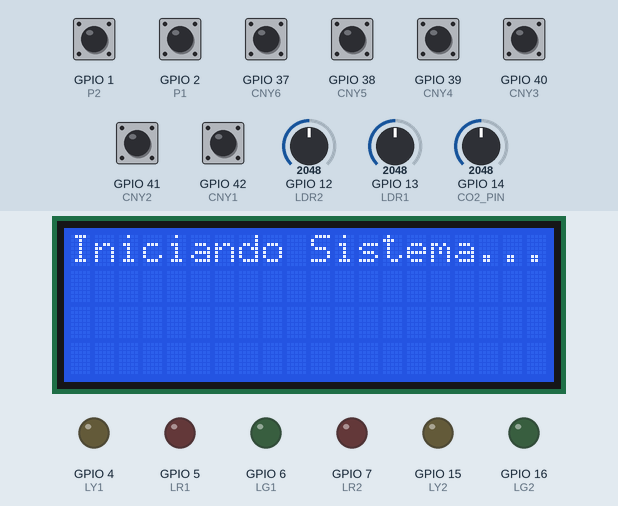
A sketch run on a simulated ESP32-S3. Parts: 20×4 character LCD, output pins drawn as LEDs (lit = HIGH). The test bench sets the inputs (shaded band); at power-on: GPIO 1 (P2), GPIO 2 (P1), GPIO 37 (CNY6), GPIO 38 (CNY5), GPIO 39 (CNY4), GPIO 40 (CNY3), GPIO 41 (CNY2), GPIO 42 (CNY1) HIGH, GPIO 12 (LDR2) = 2048, GPIO 13 (LDR1) = 2048, GPIO 14 (CO2_PIN) = 2048. What the sketch prints to the serial monitor is not drawn.

Above: at 0.1 s.
At 47.2 s:
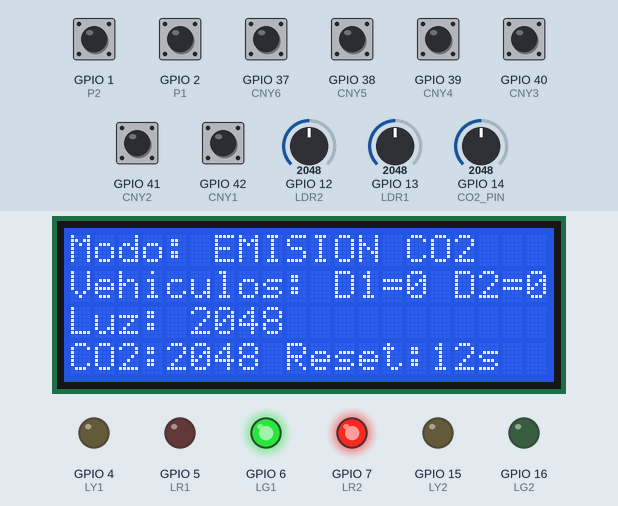
At 67.2 s:
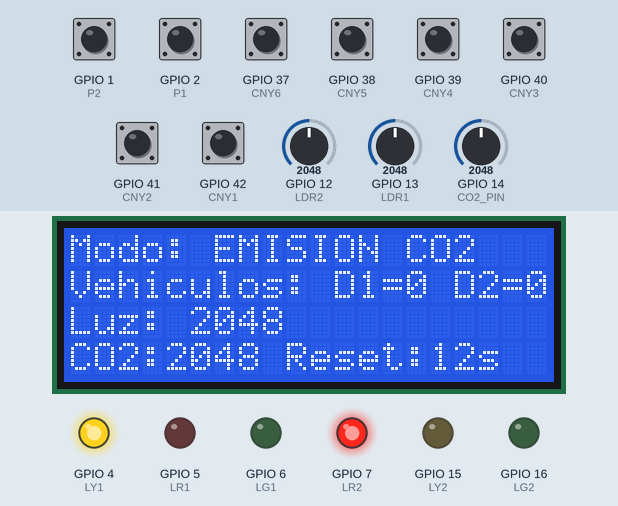
At 70.3 s:
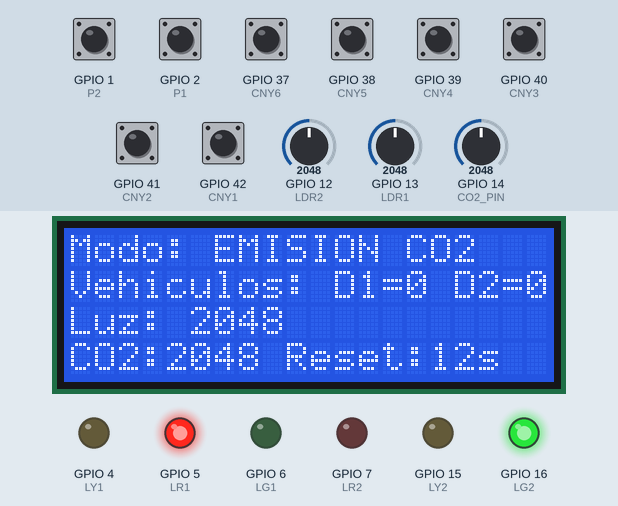
At 93.3 s:
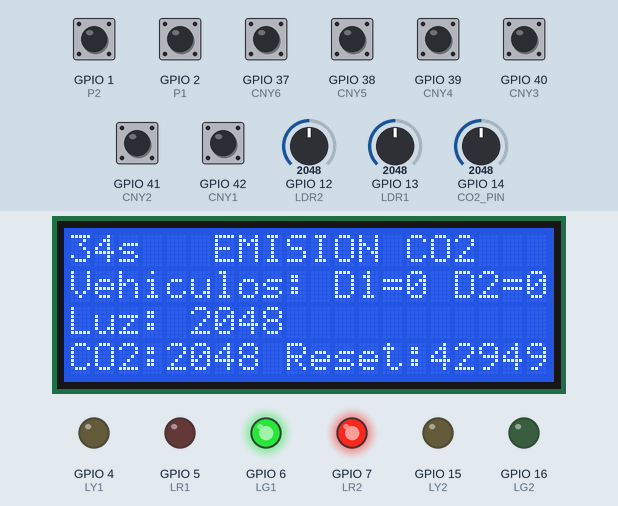
At 116.4 s:
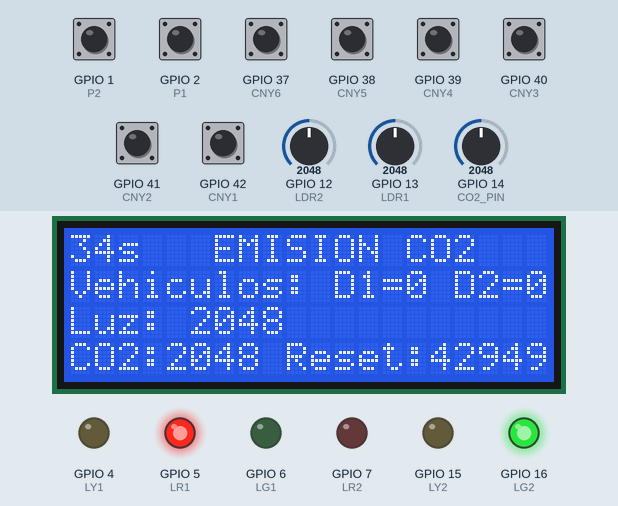
Timing chart, 0 to 117.9 s (numbered marks = the images above):
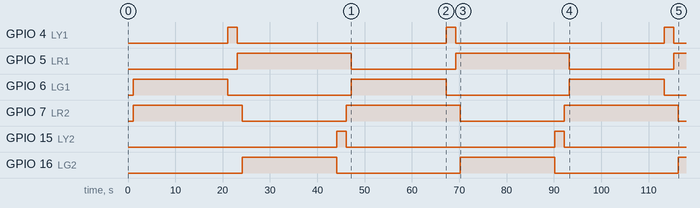

Measured:
- by itself, GPIO 4 (LY1), GPIO 15 (LY2): alternates HIGH for 2.0 s and LOW for 44.1 s
- by itself, GPIO 5 (LR1), GPIO 7 (LR2): alternates HIGH for 24.1 s and LOW for 22.0 s
- by itself, GPIO 6 (LG1), GPIO 16 (LG2): alternates HIGH for 20.0 s and LOW for 26.1 s

The sketch:

gen1_traffic_control.ino
```cpp
// =================================================================
//  Sistema de Tráfico Ciudad Inteligente - Generación 1 (Nivel Bajo)
//  Proyecto: Sistemas Auto-Adaptativos
// =================================================================
//  Este código implementa un sistema de control de tráfico consciente
//  del contexto con cuatro modos de operación predefinidos. Ajusta su
//  comportamiento según condiciones ambientales y de tráfico pero no aprende.

// =================================================================

// -- Definiciones de Pines --
// --- Microcontrolador ---
#include <Wire.h>
#include <LiquidCrystal_I2C.h>

// --- Semáforo 1 ---
#define LR1 5   // Rojo
#define LY1 4   // Amarillo
#define LG1 6   // Verde

// --- Semáforo 2 ---
#define LR2 7   // Rojo
#define LY2 15  // Amarillo
#define LG2 16  // Verde

// --- Botones Peatonales ---
#define P1 2    // Botón para Semáforo 1
#define P2 1    // Botón para Semáforo 2

// --- Sensores de Vehículos (Infrarrojo) ---
#define CNY1 42 // Sensor 1, Dirección 1
#define CNY2 41 // Sensor 2, Dirección 1
#define CNY3 40 // Sensor 3, Dirección 1
#define CNY4 39 // Sensor 4, Dirección 2
#define CNY5 38 // Sensor 5, Dirección 2
#define CNY6 37 // Sensor 6, Dirección 2

// --- Sensores Ambientales ---
#define LDR1 13 // Sensor de Luz 1
#define LDR2 12 // Sensor de Luz 2
#define CO2_PIN 14 // Sensor CO2

// -- Configuración del Sistema --
#define NIGHT_MODE_THRESHOLD 300  // Valor del LDR para activar modo nocturno (LDR lee BAJO en oscuridad)
#define HEAVY_TRAFFIC_DIFF 3      // Diferencia de vehículos para activar modo tráfico pesado
#define PEDESTRIAN_CROSS_TIME 15000 // 15 segundos para cruce peatonal
#define CO2_HIGH_THRESHOLD 600    // Valor de CO2 para activar modo reducción de emisiones

// -- Pantalla LCD --
LiquidCrystal_I2C lcd(0x27, 20, 4); // Dirección I2C 0x27, 20 columnas y 4 filas

// -- Variables de Estado Globales --
enum Estado { NORMAL, NOCTURNO, TRAFICO_PESADO, PEATONAL, EMISION };
Estado estadoActual = NORMAL;

// Contadores acumulativos de vehículos
int vehicleCount1 = 0;
int vehicleCount2 = 0;

// Estados previos de sensores para detección de flancos
bool lastCNY1 = HIGH, lastCNY2 = HIGH, lastCNY3 = HIGH;
bool lastCNY4 = HIGH, lastCNY5 = HIGH, lastCNY6 = HIGH;

// Variables de sensores ambientales
int ldr1Value = 0;
int ldr2Value = 0;
int co2Value = 0;

// Variables para modo peatonal
volatile bool solicitudPeatonal = false;
unsigned long tiempoInicioModoPeatonal = 0;
bool modoPeatonalActivo = false;

// Timer para resetear contadores
unsigned long tiempoUltimoReset = 0;
#define TIEMPO_RESET_CONTADOR 60000 // Resetear cada 60 segundos

// =================================================================
//  CONFIGURACIÓN: Se ejecuta una vez al inicio
// =================================================================
void setup() {
  Serial.begin(115200);

  // --- Inicializar LCD ---
  lcd.init();
  lcd.backlight();
  lcd.setCursor(0, 0);
  lcd.print("Iniciando Sistema...");
  delay(1000);
  lcd.clear();

  // --- Inicializar Semáforos (Salidas) ---
  pinMode(LR1, OUTPUT);
  pinMode(LY1, OUTPUT);
  pinMode(LG1, OUTPUT);
  pinMode(LR2, OUTPUT);
  pinMode(LY2, OUTPUT);
  pinMode(LG2, OUTPUT);

  // --- Inicializar Sensores (Entradas) ---
  pinMode(P1, INPUT_PULLUP);
  pinMode(P2, INPUT_PULLUP);
  pinMode(CNY1, INPUT);
  pinMode(CNY2, INPUT);
  pinMode(CNY3, INPUT);
  pinMode(CNY4, INPUT);
  pinMode(CNY5, INPUT);
  pinMode(CNY6, INPUT);
  // Los pines analógicos (LDR, CO2) no necesitan pinMode

  // --- Adjuntar Interrupciones para Botones Peatonales ---
  attachInterrupt(digitalPinToInterrupt(P1), manejarSolicitudPeatonal, FALLING);
  attachInterrupt(digitalPinToInterrupt(P2), manejarSolicitudPeatonal, FALLING);

  // Iniciar con todas las luces en rojo
  todasLucesRojas();
}

// =================================================================
//  BUCLE PRINCIPAL: Se ejecuta continuamente
// =================================================================
void loop() {
  // 1. Leer sensores primero para tener datos actualizados de CO2
  leerTodosSensores();

  // 2. Verificar si hay solicitud peatonal (desde interrupción)
  // IMPORTANTE: Modo EMISION tiene prioridad ABSOLUTA - ni peatonal lo interrumpe
  if (solicitudPeatonal && estadoActual != PEATONAL && co2Value <= CO2_HIGH_THRESHOLD) {
    estadoActual = PEATONAL;
    solicitudPeatonal = false;
    modoPeatonalActivo = true;
    tiempoInicioModoPeatonal = millis();
    todasLucesRojas();
  } else if (solicitudPeatonal && co2Value > CO2_HIGH_THRESHOLD) {
    // Si hay solicitud peatonal pero CO2 alto, ignorar y resetear bandera
    solicitudPeatonal = false;
    Serial.println("ALERTA: Solicitud peatonal BLOQUEADA por CO2 alto!");
  }

  // 3. Manejar modo peatonal con temporizador no bloqueante
  if (estadoActual == PEATONAL) {
    if (millis() - tiempoInicioModoPeatonal >= PEDESTRIAN_CROSS_TIME) {
      parpadearTodasAmarillas(2);
      estadoActual = NORMAL;
      modoPeatonalActivo = false;
    }
    actualizarPantalla();
    return; // No ejecutar otros modos mientras peatonal está activo
  }

  // 4. Determinar el estado actual basado en el contexto
  determinarEstado();

  // 5. Ejecutar la lógica para el estado actual
  switch (estadoActual) {
    case NORMAL:
      ejecutarModoNormal();
      break;
    case NOCTURNO:
      ejecutarModoNocturno();
      break;
    case TRAFICO_PESADO:
      ejecutarModoTraficoPesado();
      break;
    case EMISION:
      ejecutarModoEmision();
      break;
    case PEATONAL:
      // Manejado arriba con temporizador no bloqueante
      break;
  }

  // 6. Actualizar la pantalla con la información actual
  actualizarPantalla();
}

// =================================================================
//  Determinación de Estado y Lectura de Sensores
// =================================================================

void leerTodosSensores() {
  // Leer valores de LDR
  ldr1Value = analogRead(LDR1);
  ldr2Value = analogRead(LDR2);

  // Leer sensor de CO2
  co2Value = analogRead(CO2_PIN);

  // Detectar vehículos con detección de flancos (cada click = +1 vehículo)
  // Dirección 1
  bool cny1 = digitalRead(CNY1);
  bool cny2 = digitalRead(CNY2);
  bool cny3 = digitalRead(CNY3);

  // Detectar AMBOS flancos (ascendente y descendente) para funcionar en Wokwi
  if (lastCNY1 != cny1) { vehicleCount1++; Serial.println("CNY1 detectado!"); }
  if (lastCNY2 != cny2) { vehicleCount1++; Serial.println("CNY2 detectado!"); }
  if (lastCNY3 != cny3) { vehicleCount1++; Serial.println("CNY3 detectado!"); }

  lastCNY1 = cny1;
  lastCNY2 = cny2;
  lastCNY3 = cny3;

  // Dirección 2
  bool cny4 = digitalRead(CNY4);
  bool cny5 = digitalRead(CNY5);
  bool cny6 = digitalRead(CNY6);

  if (lastCNY4 != cny4) { vehicleCount2++; Serial.println("CNY4 detectado!"); }
  if (lastCNY5 != cny5) { vehicleCount2++; Serial.println("CNY5 detectado!"); }
  if (lastCNY6 != cny6) { vehicleCount2++; Serial.println("CNY6 detectado!"); }

  lastCNY4 = cny4;
  lastCNY5 = cny5;
  lastCNY6 = cny6;

  // Resetear contadores cada minuto
  if (millis() - tiempoUltimoReset >= TIEMPO_RESET_CONTADOR) {
    Serial.print("RESET - Total D1: ");
    Serial.print(vehicleCount1);
    Serial.print(" | D2: ");
    Serial.println(vehicleCount2);
    vehicleCount1 = 0;
    vehicleCount2 = 0;
    tiempoUltimoReset = millis();
  }

  // Debug en serial
  static unsigned long lastSerialPrint = 0;
  if (millis() - lastSerialPrint > 2000) { // Cada 2 segundos
    Serial.print("Vehiculos D1: "); Serial.print(vehicleCount1);
    Serial.print(" | D2: "); Serial.print(vehicleCount2);
    Serial.print(" | Luz: "); Serial.print((ldr1Value + ldr2Value) / 2);
    Serial.print(" | CO2: "); Serial.println(co2Value);
    lastSerialPrint = millis();
  }
}

void determinarEstado() {
  // PRIORIDAD 1: Verificar CO2 Alto (máxima prioridad ambiental)
  // Este modo NO desaparece hasta que baje el CO2
  if (co2Value > CO2_HIGH_THRESHOLD) {
    estadoActual = EMISION;
  }
  // PRIORIDAD 2: Verificar Modo Nocturno
  else if (ldr1Value < NIGHT_MODE_THRESHOLD && ldr2Value < NIGHT_MODE_THRESHOLD) {
    estadoActual = NOCTURNO;
  }
  // PRIORIDAD 3: Verificar Tráfico Pesado
  else if (abs(vehicleCount1 - vehicleCount2) >= HEAVY_TRAFFIC_DIFF) {
    estadoActual = TRAFICO_PESADO;
  }
  // Por defecto Modo Normal
  else {
    estadoActual = NORMAL;
  }
}

void actualizarPantalla() {
  static unsigned long ultimaActualizacion = 0;
  static int ultimoSegundoPeatonal = -1;

  // Para modo peatonal, solo actualizar cuando cambie el segundo
  if (estadoActual == PEATONAL) {
    int segundosRestantes = (PEDESTRIAN_CROSS_TIME - (millis() - tiempoInicioModoPeatonal)) / 1000;
    if (segundosRestantes == ultimoSegundoPeatonal) {
      return; // No actualizar si no ha cambiado el segundo
    }
    ultimoSegundoPeatonal = segundosRestantes;
  } else {
    ultimoSegundoPeatonal = -1;
    // Para otros modos, actualizar cada 500ms
    if (millis() - ultimaActualizacion < 500) {
      return;
    }
  }

  ultimaActualizacion = millis();
  lcd.clear();

  // Línea 1: Modo Actual
  lcd.setCursor(0, 0);
  switch(estadoActual) {
    case NORMAL: lcd.print("Modo: NORMAL"); break;
    case NOCTURNO: lcd.print("Modo: NOCTURNO"); break;
    case TRAFICO_PESADO: lcd.print("Modo: T. PESADO"); break;
    case EMISION: lcd.print("Modo: EMISION CO2"); break;
    case PEATONAL:
      lcd.print("Modo: PEATONAL ");
      lcd.print(ultimoSegundoPeatonal);
      lcd.print("s");
      break;
  }

  // Línea 2: Datos de Vehículos (acumulados)
  lcd.setCursor(0, 1);
  lcd.print("Vehiculos: D1=");
  lcd.print(vehicleCount1);
  lcd.print(" D2=");
  lcd.print(vehicleCount2);
  lcd.print("  "); // Limpiar caracteres extras

  // Línea 3: Datos ambientales
  lcd.setCursor(0, 2);
  lcd.print("Luz: ");
  lcd.print((ldr1Value + ldr2Value) / 2);
  lcd.print("  ");

  // Línea 4: CO2 y tiempo hasta reset
  lcd.setCursor(0, 3);
  lcd.print("CO2:");
  lcd.print(co2Value);
  lcd.print(" Reset:");
  lcd.print((TIEMPO_RESET_CONTADOR - (millis() - tiempoUltimoReset)) / 1000);
  lcd.print("s  ");
}


// =================================================================
//  Manejadores de Interrupción
// =================================================================

void manejarSolicitudPeatonal() {
  // Solo establecer bandera - NO ejecutar código bloqueante en interrupción
  solicitudPeatonal = true;
}

// =================================================================
//  Modos de Operación
// =================================================================

void ejecutarModoNormal() {
  // Ciclo estándar: 10s Verde, 3s Amarillo
  ejecutarCicloTrafico(10000, 3000);
}

void ejecutarModoNocturno() {
  // Ciclo más rápido: 6s Verde, 2s Amarillo
  ejecutarCicloTrafico(6000, 2000);
}

void ejecutarModoTraficoPesado() {
  // Priorizar la dirección con más vehículos
  if (vehicleCount1 > vehicleCount2) {
    // Verde más largo para dirección 1
    ejecutarCicloIndividual(1, 15000, 3000); // 15s verde para Semáforo 1
    ejecutarCicloIndividual(2, 5000, 3000);  // 5s verde para Semáforo 2
  } else {
    // Verde más largo para dirección 2
    ejecutarCicloIndividual(1, 5000, 3000);  // 5s verde para Semáforo 1
    ejecutarCicloIndividual(2, 15000, 3000); // 15s verde para Semáforo 2
  }
}

void ejecutarModoEmision() {
  // Modo Reducción de Emisiones: Verde largo para flujo continuo
  // Objetivo: Minimizar paradas = menos ralentí = menos CO2
  // Verde: 20s (muy largo), Amarillo: 2s (corto)
  ejecutarCicloTrafico(20000, 2000);
}

// Modo peatonal ahora se maneja en el loop principal sin delays bloqueantes

// =================================================================
//  Funciones Auxiliares de Control de Semáforos
// =================================================================

// Ejecuta un ciclo completo para ambos semáforos
void ejecutarCicloTrafico(int tiempoVerde, int tiempoAmarillo) {
  ejecutarCicloIndividual(1, tiempoVerde, tiempoAmarillo);
  ejecutarCicloIndividual(2, tiempoVerde, tiempoAmarillo);
}

// Ejecuta una fase de un ciclo de semáforo (Verde -> Amarillo -> Rojo)
void ejecutarCicloIndividual(int direccion, int tiempoVerde, int tiempoAmarillo) {
  if (direccion == 1) {
    // Semáforo 1 Verde, Semáforo 2 Rojo
    digitalWrite(LG1, HIGH);
    digitalWrite(LY1, LOW);
    digitalWrite(LR1, LOW);
    digitalWrite(LR2, HIGH);
    digitalWrite(LY2, LOW);
    digitalWrite(LG2, LOW);
    if (esperaSeguraInterrupcion(tiempoVerde)) return; // Verificar interrupción

    // Semáforo 1 Amarillo, Semáforo 2 Rojo
    digitalWrite(LG1, LOW);
    digitalWrite(LY1, HIGH);
    if (esperaSeguraInterrupcion(tiempoAmarillo)) return; // Verificar interrupción

  } else { // direccion == 2
    // Semáforo 2 Verde, Semáforo 1 Rojo
    digitalWrite(LR1, HIGH);
    digitalWrite(LY1, LOW);
    digitalWrite(LG1, LOW);
    digitalWrite(LG2, HIGH);
    digitalWrite(LY2, LOW);
    digitalWrite(LR2, LOW);
    if (esperaSeguraInterrupcion(tiempoVerde)) return; // Verificar interrupción

    // Semáforo 2 Amarillo, Semáforo 1 Rojo
    digitalWrite(LG2, LOW);
    digitalWrite(LY2, HIGH);
    if (esperaSeguraInterrupcion(tiempoAmarillo)) return; // Verificar interrupción
  }

  todasLucesRojas();
  delay(1000); // Espera todo-rojo para seguridad
}

void todasLucesRojas() {
  digitalWrite(LG1, LOW);
  digitalWrite(LY1, LOW);
  digitalWrite(LR1, HIGH);
  digitalWrite(LG2, LOW);
  digitalWrite(LY2, LOW);
  digitalWrite(LR2, HIGH);
}

void parpadearTodasAmarillas(int veces) {
  todasLucesApagadas();
  for (int i = 0; i < veces; i++) {
    digitalWrite(LY1, HIGH);
    digitalWrite(LY2, HIGH);
    delay(500);
    digitalWrite(LY1, LOW);
    digitalWrite(LY2, LOW);
    delay(500);
  }
}

void todasLucesApagadas() {
    digitalWrite(LR1, LOW);
    digitalWrite(LY1, LOW);
    digitalWrite(LG1, LOW);
    digitalWrite(LR2, LOW);
    digitalWrite(LY2, LOW);
    digitalWrite(LG2, LOW);
}

// Función de espera personalizada que verifica interrupciones peatonales
// Retorna verdadero si ocurrió una interrupción, falso en caso contrario
// NOTA: Modo EMISION no puede ser interrumpido ni por peatonales
bool esperaSeguraInterrupcion(int ms) {
  unsigned long inicio = millis();
  while (millis() - inicio < ms) {
    // Solo permitir interrupción peatonal si NO estamos en modo EMISION
    if (estadoActual == PEATONAL && co2Value <= CO2_HIGH_THRESHOLD) {
      return true; // Abortar espera si se presionó botón peatonal
    }
    delay(10); // Pequeña espera para prevenir espera ocupada
  }
  return false;
}
```
